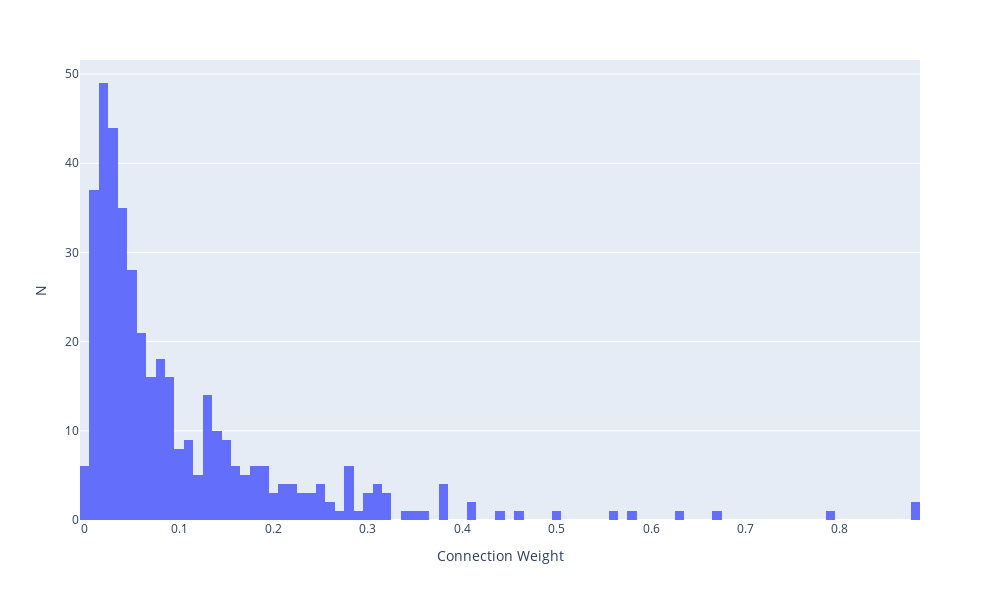

The cell this chart's notebook holds for it:
### Code cell
fig = px.histogram(df_participant_com,
                   x="Average_Weight",
                   nbins=100)
fig.update_layout(
    width=1000,
    height = 600,
    xaxis_title="Connection Weight", yaxis_title="N"
    #yaxis=dict(type='log')
)
fig.show()

### Figure 1 — Plotly figure (JSON) as saved in the notebook; plotly's stock layout.template omitted (floating-point values rounded to 4 significant figures; data arrays with more than 128 entries replaced by an {"elided": "..."} marker saying what was removed)
{"data": [{"alignmentgroup": "True", "bingroup": "x", "hovertemplate": "Average_Weight=%{x}<br>count=%{y}<extra></extra>", "legendgroup": "", "marker": {"color": "#636efa", "pattern": {"shape": ""}}, "name": "", "nbinsx": 100, "offsetgroup": "", "orientation": "v", "showlegend": false, "x": {"elided": "408 float values"}, "xaxis": "x", "yaxis": "y", "type": "histogram"}], "layout": {"xaxis": {"anchor": "y", "domain": [0.0, 1.0], "title": {"text": "Connection Weight"}}, "yaxis": {"anchor": "x", "domain": [0.0, 1.0], "title": {"text": "N"}}, "legend": {"tracegroupgap": 0}, "margin": {"t": 60}, "barmode": "relative", "width": 1000, "height": 600}}
